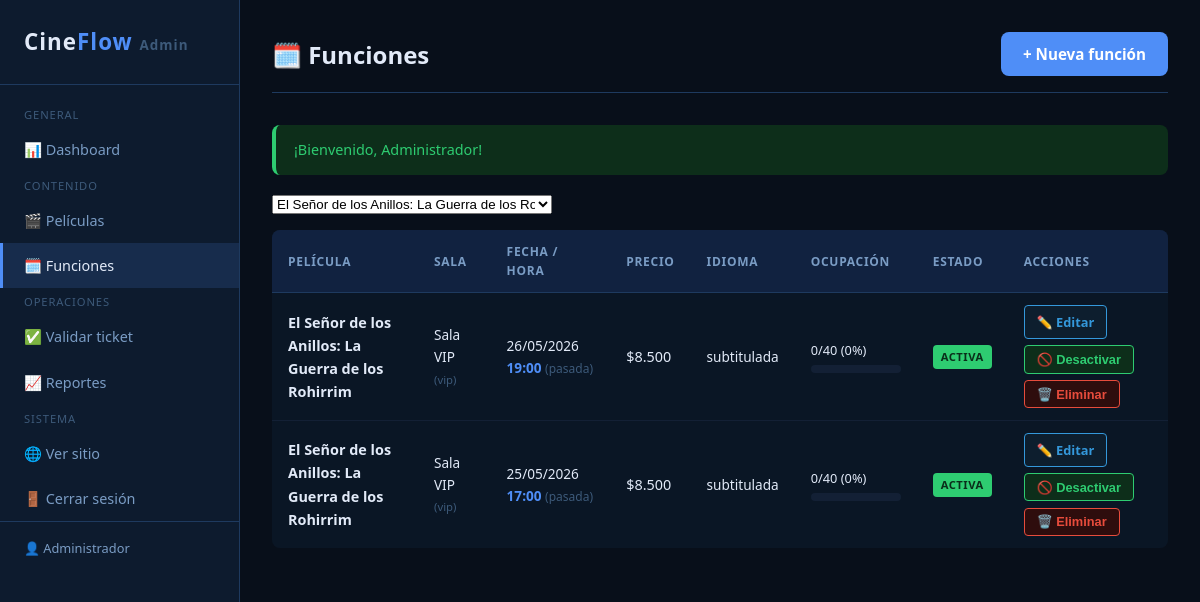
Screenshot of /admin/funciones.php?pelicula_id=3 (signed in) with the database file from the repository.
### tables this page shows
CREATE TABLE usuarios (
    id            INT UNSIGNED    NOT NULL AUTO_INCREMENT,
    nombre        VARCHAR(100)    NOT NULL,
    email         VARCHAR(150)    NOT NULL,
    password_hash VARCHAR(255)    NOT NULL                  COMMENT 'Hash bcrypt',
    rol           ENUM('admin')   NOT NULL DEFAULT 'admin',
    activo        TINYINT(1)      NOT NULL DEFAULT 1,
    fecha_registro DATETIME       NOT NULL DEFAULT CURRENT_TIMESTAMP,

    PRIMARY KEY (id),
    UNIQUE KEY uq_email (email)
);

CREATE TABLE funciones (
    id             INT UNSIGNED   NOT NULL AUTO_INCREMENT,
    pelicula_id    INT UNSIGNED   NOT NULL,
    sala_id        INT UNSIGNED   NOT NULL,
    fecha_hora     DATETIME       NOT NULL,
    precio         DECIMAL(8,2)   NOT NULL,
    idioma         ENUM('subtitulada','doblada','original') NOT NULL DEFAULT 'subtitulada',
    activa         TINYINT(1)     NOT NULL DEFAULT 1,

    PRIMARY KEY (id),
    UNIQUE KEY uq_sala_horario (sala_id, fecha_hora),
    INDEX idx_pelicula_fecha (pelicula_id, fecha_hora),
    INDEX idx_fecha_hora (fecha_hora),

    CONSTRAINT fk_funcion_pelicula
        FOREIGN KEY (pelicula_id) REFERENCES peliculas(id)
        ON DELETE RESTRICT ON UPDATE CASCADE,
    CONSTRAINT fk_funcion_sala
        FOREIGN KEY (sala_id) REFERENCES salas(id)
        ON DELETE RESTRICT ON UPDATE CASCADE
);

CREATE TABLE peliculas (
    id             INT UNSIGNED   NOT NULL AUTO_INCREMENT,
    titulo         VARCHAR(200)   NOT NULL,
    genero         VARCHAR(80)    NOT NULL,
    sinopsis       TEXT               NULL,
    clasificacion  ENUM('TE','TE+7','MA+14','MA+18') NOT NULL DEFAULT 'TE',
    duracion_min   SMALLINT UNSIGNED  NULL,
    imagen         VARCHAR(300)       NULL                  COMMENT 'Ruta: uploads/peliculas/imagen.jpg',
    activa         TINYINT(1)     NOT NULL DEFAULT 1,
    fecha_estreno  DATE               NULL,

    PRIMARY KEY (id),
    INDEX idx_genero (genero),
    INDEX idx_activa (activa)
);

CREATE TABLE salas (
    id             INT UNSIGNED   NOT NULL AUTO_INCREMENT,
    nombre         VARCHAR(50)    NOT NULL,
    capacidad      SMALLINT UNSIGNED NOT NULL DEFAULT 100,
    tipo           ENUM('estandar','vip','4dx','imax') NOT NULL DEFAULT 'estandar',
    activa         TINYINT(1)     NOT NULL DEFAULT 1,

    PRIMARY KEY (id),
    UNIQUE KEY uq_nombre_sala (nombre)
);

### admin/funciones.php (the view, shortened to what this page needs)
<?php
require_once __DIR__ . '/../includes/funciones.php';
$pdo = obtenerConexion();
$filtro_pelicula = (int)($_GET['pelicula_id'] ?? 0);
try {
    $query = "
        SELECT f.*, p.titulo AS pelicula, p.imagen AS poster, s.nombre AS sala, s.tipo AS tipo_sala, s.capacidad,
               COUNT(CASE WHEN r.estado IN ('confirmada','utilizada') THEN 1 END) AS reservas_ok,
               COUNT(CASE WHEN r.estado = 'pendiente' THEN 1 END) AS reservas_pendientes
        FROM   funciones f
        JOIN   peliculas p ON p.id = f.pelicula_id
        JOIN   salas     s ON s.id = f.sala_id
        LEFT   JOIN reservas r ON r.funcion_id = f.id
    ";
    $params = [];
    if ($filtro_pelicula > 0) {
        $query  .= " WHERE f.pelicula_id = :pid";
        $params[':pid'] = $filtro_pelicula;
    }
    $query .= " GROUP BY f.id ORDER BY f.fecha_hora DESC LIMIT 100";
    $stmt = $pdo->prepare($query);
    $stmt->execute($params);
    $funciones_list = $stmt->fetchAll();
    $peliculas_select = $pdo->query("SELECT id, titulo FROM peliculas ORDER BY titulo")->fetchAll();
} catch (PDOException $e) {
    registrarError('admin-funciones', $e->getMessage());
    $funciones_list = $peliculas_select = [];
}
$admin_nav_activo = 'funciones';
require_once __DIR__ . '/includes/header.php';
?>
<div class="admin-topbar">
    <h1>🗓️ Funciones</h1>
    <a href="nueva-funcion.php" class="btn btn-primario">+ Nueva función</a>
</div>
<?= renderFlash() ?>
<form method="GET" style="margin-bottom:1rem;display:flex;gap:.75rem;align-items:center;">
    <select name="pelicula_id" onchange="this.form.submit()" style="max-width:280px;">
        <?php foreach ($peliculas_select as $p): ?>
            <option value="<?= $p['id'] ?>" <?= $filtro_pelicula==$p['id']?'selected':''?>><?= esc($p['titulo']) ?></option>
        <?php endforeach; ?>
    </select>
</form>
<?php if (empty($funciones_list)): ?>
    <p style="color:var(--texto-suave);">No hay funciones.</p>
<?php else: ?>
<div style="overflow-x:auto;">
<table class="admin-tabla">
    <thead>
        <tr>
            <th>Película</th>
            <th>Sala</th>
            <th>Fecha / Hora</th>
            <th>Precio</th>
            <th>Idioma</th>
            <th>Ocupación</th>
            <th>Estado</th>
            <th>Acciones</th>
        </tr>
    </thead>
    <tbody>
    <?php foreach ($funciones_list as $f): ?>
        <?php
        $pct = $f['capacidad'] > 0 ? round(($f['reservas_ok'] + $f['reservas_pendientes']) / $f['capacidad'] * 100) : 0;
        $pasada = strtotime($f['fecha_hora']) < time();
        ?>
        <tr style="<?= !$f['activa'] ? 'opacity:.5;' : '' ?><?= $pasada ? 'background:rgba(0,0,0,.2);' : '' ?>">
            <td style="font-weight:600;font-size:.9rem;"><?= esc($f['pelicula']) ?></td>
            <td style="font-size:.85rem;"><?= esc($f['sala']) ?> <small style="color:var(--texto-muy-suave);">(<?= esc($f['tipo_sala']) ?>)</small></td>
            <td style="white-space:nowrap;font-size:.85rem;">
                <?= date('d/m/Y', strtotime($f['fecha_hora'])) ?><br>
                <span style="color:var(--primario);font-weight:600;"><?= date('H:i', strtotime($f['fecha_hora'])) ?></span>
                <?php if ($pasada): ?> <span style="color:var(--texto-muy-suave);font-size:.75rem;">(pasada)</span><?php endif; ?>
            </td>
            <td><?= formatearPrecio($f['precio']) ?></td>
            <td style="font-size:.85rem;"><?= esc($f['idioma']) ?></td>
            <td>
                <div style="font-size:.8rem;min-width:90px;">
                    <?= $f['reservas_ok'] ?>/<?= $f['capacidad'] ?> (<?= $pct ?>%)
                </div>
                <div class="reporte-barra-wrap"><div class="reporte-barra" style="width:<?= $pct ?>%"></div></div>
            </td>
            <td><span class="badge <?= $f['activa'] ? 'badge-verde' : 'badge-gris' ?>"><?= $f['activa'] ? 'Activa' : 'Inactiva' ?></span></td>
            <td>
                <div style="display:flex;gap:.4rem;flex-wrap:wrap;">
                    <a href="editar-funcion.php?id=<?= $f['id'] ?>" class="btn-accion btn-editar">✏️ Editar</a>
                    <form method="POST" style="display:inline;">
                        <button class="btn-accion btn-activar"><?= $f['activa'] ? '🚫 Desactivar' : '✅ Activar' ?></button>
                    </form>
                    <form method="POST" style="display:inline;" onsubmit="return confirm('¿Eliminar esta función?')">
                        <button class="btn-accion btn-eliminar">🗑️ Eliminar</button>
                    </form>
                </div>
            </td>
        </tr>
    <?php endforeach; ?>
    </tbody>
</table>
</div>
<?php endif; ?>
<?php require_once __DIR__ . '/includes/footer.php'; ?>

### admin/includes/header.php (shortened to what this page needs)
<?php
$admin_nav_activo ??= '';
$admin = obtenerUsuario((int)$_SESSION['usuario_id']);
?>
<!DOCTYPE html>
<html lang="es">
<head>
    <link rel="stylesheet" href="../assets/css/estilo.css">
    <link rel="stylesheet" href="../assets/css/admin.css">
</head>
<body>
<div class="admin-layout">
<aside class="admin-sidebar">
    <a href="index.php" class="logo">Cine<span>Flow</span> <small style="font-size:.6em;color:var(--texto-muy-suave);">Admin</small></a>
    <nav class="admin-nav">
        <span class="nav-seccion">General</span>
        <a href="index.php"         class="<?= $admin_nav_activo === 'dashboard'  ? 'activo' : '' ?>">📊 Dashboard</a>
        <span class="nav-seccion">Contenido</span>
        <a href="peliculas.php"     class="<?= $admin_nav_activo === 'peliculas'  ? 'activo' : '' ?>">🎬 Películas</a>
        <a href="funciones.php"     class="<?= $admin_nav_activo === 'funciones'  ? 'activo' : '' ?>">🗓️ Funciones</a>
        <span class="nav-seccion">Operaciones</span>
        <a href="validar-ticket.php" class="<?= $admin_nav_activo === 'validar'   ? 'activo' : '' ?>">✅ Validar ticket</a>
        <a href="reportes.php"      class="<?= $admin_nav_activo === 'reportes'   ? 'activo' : '' ?>">📈 Reportes</a>
        <span class="nav-seccion">Sistema</span>
        <a href="../index.php" target="_blank">🌐 Ver sitio</a>
        <a href="logout.php">🚪 Cerrar sesión</a>
    </nav>
    <?php if ($admin): ?>
    <div style="padding:1rem 1.5rem;border-top:1px solid var(--borde);margin-top:auto;font-size:.8rem;color:var(--texto-suave);">
        👤 <?= esc($admin['nombre']) ?>
    </div>
    <?php endif; ?>
</aside>
<main class="admin-content">

### assets/css/estilo.css (style rules this page uses)
:root { --primario: #4f8ef7; --primario-oscuro: #3a7ae0; --primario-suave: rgba(79, 142, 247, .15); --oscuro: #080f1a; --superficie: #0d1b2e; --superficie-alt: #112240; --overlay: rgba(0, 0, 0, .8); --borde: #1e3a5f; --borde-suave: #132035; --texto: #e2eaf8; --texto-suave: #7a9cc4; --texto-muy-suave: #3d5a7a; --verde: #2ecc71; --verde-oscuro: #0d2e1a; --azul: #3498db; --azul-oscuro: #0d1e2e; --amarillo: #f39c12; --amarillo-oscuro: #1a1200; --rojo: #e74c3c; --rojo-oscuro: #2e0d0d; --libre: #0a2a1a; --libre-borde: #2ecc71; --ocupado: #1a0d1a; --ocupado-borde: #5a3a6a; --seleccionado: #0d2a4a; --seleccionado-borde:#4f8ef7; --preferencial: #1a1a0a; --preferencial-borde:#f39c12; --fuente: 'Segoe UI', Arial, sans-serif; --fuente-mono: 'Courier New', Courier, monospace; --ancho-max: 1200px; --radio: 8px; --radio-lg: 12px; --sombra: 0 4px 16px rgba(0, 0, 0, .4); --sombra-lg: 0 8px 32px rgba(0, 0, 0, .6); --transicion: .2s ease; }
*, *::before, *::after { box-sizing: border-box; margin: 0; padding: 0; }
html { scroll-behavior: smooth; }
body { background-color: var(--oscuro); color: var(--texto); font-family: var(--fuente); font-size: 16px; line-height: 1.6; min-height: 100vh; display: flex; flex-direction: column; }
main { flex: 1; }
a { color: var(--primario); text-decoration: none; transition: color var(--transicion); }
h1, h2, h3, h4, h5, h6 { line-height: 1.3; font-weight: 700; }
.logo { font-size: 1.6rem; font-weight: 700; color: var(--primario); letter-spacing: 1px; text-decoration: none; flex-shrink: 0; display: flex; align-items: center; gap: 10px; }
.logo span { color: var(--texto); }
.badge { display: inline-block; font-size: .7rem; font-weight: 700; padding: 3px 8px; border-radius: 4px; text-transform: uppercase; letter-spacing: .5px; vertical-align: middle; }
.badge-verde { background: var(--verde); color: #0a2e1a; }
.btn { display: inline-flex; align-items: center; justify-content: center; gap: 8px; padding: 10px 22px; border-radius: var(--radio); font-size: .95rem; font-weight: 600; cursor: pointer; border: none; text-decoration: none; transition: background var(--transicion), color var(--transicion), opacity var(--transicion), transform var(--transicion); white-space: nowrap; }
.btn-primario { background: var(--primario); color: #fff; }

### rows the page displays
usuarios: nombre "Administrador"
funciones: pelicula.titulo "El Señor de los Anillos: La Guerra de los Rohirrim", sala.nombre "Sala VIP", sala.tipo "vip", fecha_hora "26/05/2026", fecha_hora "19:00", shows "(pasada)", precio "$8.500", idioma "subtitulada", reservas_ok "0", sala.capacidad "40", pct "0", activa "ACTIVA"
funciones: pelicula.titulo "El Señor de los Anillos: La Guerra de los Rohirrim", sala.nombre "Sala VIP", sala.tipo "vip", fecha_hora "25/05/2026", fecha_hora "17:00", shows "(pasada)", precio "$8.500", idioma "subtitulada", reservas_ok "0", sala.capacidad "40", pct "0", activa "ACTIVA"

### other values shown
$mensaje "¡Bienvenido, Administrador!"
form field pelicula_id "El Señor de los Anillos: La Guerra de los Rohirrim"
